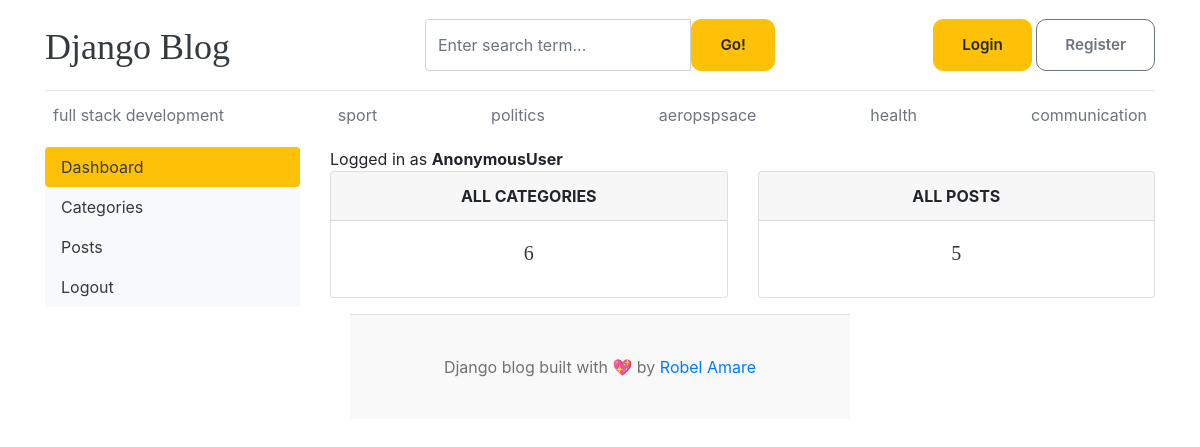
/dashboard/, run on the app's committed database.
### blogs/models.py (models this page shows, shortened)
class Category(models.Model):
    category_name=models.CharField(max_length=100,unique=True)
    created_at=models.DateTimeField(auto_now_add=True)
    updated_at=models.DateTimeField(auto_now=True)
    class Meta:
        verbose_name_plural='categories'

### dashboard/views.py (the view)
# urls.py: path('dashboard/',include('dashboard.urls')),
def dashboard(request):
    category_count=Category.objects.all().count()
    blog_count=Blog.objects.all().count()
    context={
        'category_count':category_count,
        'blogs_count':blog_count
    }
    return render(request, 'dashboard/dashboard.html',context)

### blogs/context_processors.py (called while the page is built)
def get_category(request):
    categories=Category.objects.all()
    return dict(categories=categories)

def get_social_links(request):
    from about.models import Social_Link
    social_links=Social_Link.objects.all()
    return dict(social_links=social_links)

### templates/dashboard/dashboard.html
{% extends 'base.html' %}
{% block content %}
<div class="row">
    {% include 'dashboard/sidebar.html' %}
    <div class="col-md-9">
        <span>Logged in as <b>{{ user }}</b></span>
        <div class="row">
            <div class="col">
                <div class="card border-default mb-3">
                    <div class="card-header text-center text-uppercase font-weight-bold">All Categories</div>
                    <div class="card-body text-dark">
                        <h5 class="card-title text-center">{{ category_count }}</h5>
                    </div>
                </div>
            </div>
            <div class="col">
                <div class="card border-default mb-3">
                    <div class="card-header text-center text-uppercase font-weight-bold">All posts</div>
                    <div class="card-body text-dark">
                        <h5 class="card-title text-center">{{ blogs_count }}</h5>
                    </div>
                </div>
            </div>
        </div>
    </div>
</div>
{% endblock %}

### templates/base.html (shortened to what this page needs)
{% load static %}
<!DOCTYPE html>
<html lang="en">
<head>
    <link href="https://getbootstrap.com/docs/4.0/dist/css/bootstrap.min.css" rel="stylesheet">
    <link href="{% static 'css/style.css' %}" rel="stylesheet">
    <link rel="stylesheet" href="https://cdnjs.cloudflare.com/ajax/libs/font-awesome/4.7.0/css/font-awesome.min.css">
  </head>
<body>
    <div class="container">
      <header class="blog-header py-3">
        <div class="row flex-nowrap justify-content-between align-items-center">
          <div class="col-4 pt-1">
            <a class="blog-header-logo text-dark" href="/">Django Blog</a>
          </div>
          <div class="col-4">
            <form action="{% url 'search' %}" method="GET">
              <div class="input-group">
                <input class="form-control" type="text" name="keyword" value="{{ keyword }}" placeholder="Enter search term..." aria-label="Enter search term..." aria-describedby="button-search" />
                <button type="submit" class="btn btn-warning" id="button-search" type="button">Go!</button>
            </div>
            </form>
          </div>
          <div class="col-4 d-flex justify-content-end align-items-center">
            {% if not user.is_authenticated %}
            <a class="btn btn-sm btn-warning" href="{% url 'login' %}">Login</a> &nbsp;
            <a class="btn btn-sm btn-outline-secondary" href="{% url 'register' %}">Register</a>
            {% else %}
            <span><a href="{% url 'dashboard' %}">Dashboard</a></span>
            &emsp;
            <span><a href="{% url 'logout' %}">Logout</a></span>
            {% endif %}
          </div>
        </div>
      </header>
      <div class="nav-scroller py-1 mb-2">
        <nav class="nav d-flex justify-content-between">
          {% for cat in categories %}
          <a class="p-2 text-muted" href="{% url 'posts_by_category' cat.id %}">{{ cat.category_name }}</a>
          {% endfor %}
        </nav>
      </div>
{% block content %}
{% endblock %}
<footer class="blog-footer">
    <p>Django blog built with 💖 by <a href="#">Robel Amare</a></p>
  </footer>
  </body>
  </html>

### static/css/style.css (style rules this page uses)
.blog-header { border-bottom: 1px solid #e5e5e5; }
.blog-header-logo { font-family: "Playfair Display", Georgia, "Times New Roman", serif; font-size: 2.25rem; }
h1, h2, h3, h4, h5, h6 { font-family: "Playfair Display", Georgia, "Times New Roman", serif; }
.blog-footer { padding: 2.5rem 0; width:500px; margin:0 auto; color: #727272; text-align: center; background-color: #f9f9f9; border-top: .05rem solid #e5e5e5; }
.blog-footer p:last-child { margin-bottom: 0; }
.btn { padding: 14px 28px; font-size: 0.95rem; font-weight: 600; border-radius: 10px; text-decoration: none; transition: all 0.25s cubic-bezier(0.4, 0, 0.2, 1); }

### data on the page
Category: category_name "full stack development"
Category: category_name "sport"
Category: category_name "politics"
Category: category_name "aeropspsace"
Category: category_name "health"
Category: category_name "communication"

### other printed values
{{ user }} "AnonymousUser"
{{ category_count }} "6"
{{ blogs_count }} "5"
